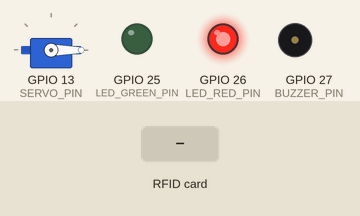
Recording of a sketch running on a simulated ESP32. Shown: servo, output pins drawn as LEDs (lit = HIGH), buzzer (waves = sounding, pin HIGH). The test bench sets the inputs (shaded band). WiFi joins after 1.5 s; servers stay silent unless stated; uploads are accepted with an empty reply; EEPROM starts erased; what the sketch prints to the serial monitor is not drawn.

Above: at 2.9 s.
3.0 s: RFID card 70 D3 41 56 held to the reader
At 3.08 s:
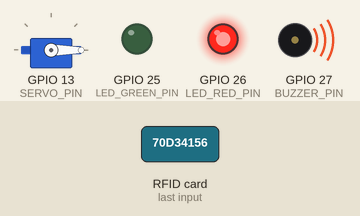
4.6 s: RFID card 5E 7A 19 C4 held to the reader
At 5.6 s:
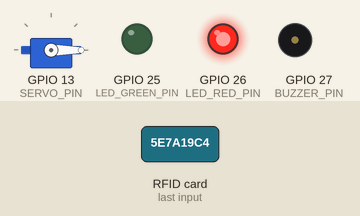
Timing chart, 0 to 7.6 s (numbered marks = the images above; inputs shaded):
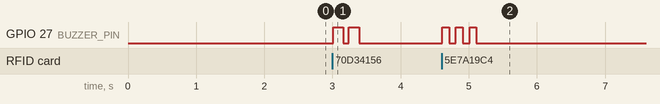

Measured:
- after the input at 3.0 s, GPIO 27 (BUZZER_PIN): alternates HIGH for 0.15 s and LOW for 0.08 s, 4 changes in all, then stays LOW, starting at once
- after the input at 4.6 s, GPIO 27 (BUZZER_PIN): alternates HIGH for 0.10 s and LOW for 0.10 s, 6 changes in all, then stays LOW, starting at once

The sketch:

code1.ino
```cpp
#include <SPI.h>
#include <MFRC522.h>
#include <ESP32Servo.h>
#include <Preferences.h>
#include <WiFi.h>
#include <HTTPClient.h>
#include <WiFiClientSecure.h>

#define SS_PIN    5      // SDA
#define RST_PIN   22     // RST

// Servo
#define SERVO_PIN 13

// IR Obstacle Sensor
#define IR_PIN    14     // OUT sensor IR (LOW = ada objek, HIGH = kosong)

// LED & Buzzer
#define LED_RED_PIN    26
#define LED_GREEN_PIN  25
#define BUZZER_PIN     27

// Sudut servo
#define GATE_OPEN_ANGLE    90
#define GATE_CLOSED_ANGLE  0

// Delay setelah mobil lewat sebelum palang menutup (ms)
#define CLOSE_DELAY_AFTER_CLEAR  1000

// Batas maksimum kartu yang disimpan
#define MAX_CARDS  100

MFRC522 mfrc522(SS_PIN, RST_PIN);
Servo gateServo;
Preferences prefs;

// ================== UID MASTER ==================
const byte MASTER_UID[4] = {0x70, 0xD3, 0x41, 0x56};
const byte UID_SIZE = 4;
// =================================================

// Jumlah kartu yang tersimpan di database lokal
int cardCount = 0;

// ---------------- WIFI & SCRIPT ----------------
const char* ssid     = "Xiaomi14T";
const char* password = "ghosttown";

const char* apiUrl = "https://script.google.com/macros/s/AKfycbzZC5pYHibFIjaCCzbvyHqaTTPvoAP87zm2nQ_eU1QzytqvrXBbBWHklYPOqCEzC-wJ/exec";

// ------------------------------------------------
// Fungsi utilitas: konversi UID (byte[]) → String hex
// contoh hasil: "70D34156"
// ------------------------------------------------
String uidToString(byte *buffer, byte bufferSize) {
  String s = "";
  for (byte i = 0; i < bufferSize; i++) {
    if (buffer[i] < 0x10) s += "0";
    s += String(buffer[i], HEX);
  }
  s.toUpperCase();
  return s;
}

// Bandingkan UID yang dibaca dengan UID master
bool isMasterCard() {
  if (mfrc522.uid.size != UID_SIZE) return false;
  for (byte i = 0; i < UID_SIZE; i++) {
    if (mfrc522.uid.uidByte[i] != MASTER_UID[i]) return false;
  }
  return true;
}

// Cek apakah uidStr sudah ada di database lokal
bool isAuthorizedCard(String uidStr) {
  for (int i = 0; i < cardCount; i++) {
    String key = "uid" + String(i);
    String stored = prefs.getString(key.c_str(), "");
    if (stored == uidStr) {
      return true;
    }
  }
  return false;
}

// STRUKTUR UNTUK LOG ASYNC (TASK)

struct LogParams {
  String uid;
  String status;
};

// FUNGSI LOG SYNC (DIPANGGIL DARI TASK)
void sendLog(String uidStr, String status) {
  if (WiFi.status() != WL_CONNECTED) {
    Serial.println("[LOG] WiFi tidak terhubung, log tidak dikirim.");
    return;
  }

  WiFiClientSecure client;
  client.setInsecure();  // supaya bisa https tanpa sertifikat

  HTTPClient http;
  String url = String(apiUrl) + "?action=log&uid=" + uidStr + "&status=" + status;

  Serial.print("[LOG] Kirim ke: ");
  Serial.println(url);

  http.setFollowRedirects(HTTPC_STRICT_FOLLOW_REDIRECTS);
  http.begin(client, url);
  int httpCode = http.GET();

  if (httpCode > 0) {
    String payload = http.getString();
    payload.trim();
    Serial.print("[LOG] HTTP ");
    Serial.print(httpCode);
    Serial.print(" Respon: ");
    Serial.println(payload);
  } else {
    Serial.print("[LOG] HTTP error: ");
    Serial.println(httpCode);
  }

  http.end();
}

// TASK UNTUK LOG ASYNC
void logTask(void *parameter) {
  LogParams *p = (LogParams*)parameter;
  if (p != nullptr) {
    sendLog(p->uid, p->status);
    delete p;  // bebaskan memori heap
  }
  vTaskDelete(NULL);
}

// WRAPPER: PANGGIL INI UNTUK LOG TANPA BLOKIR LOOP
void logAsync(String uidStr, String status) {
  LogParams *p = new LogParams();
  p->uid = uidStr;
  p->status = status;

  // Buat task di core 1, prioritas 1, stack 12288
  xTaskCreatePinnedToCore(
    logTask,
    "LogTask",
    12288,
    (void*)p,
    1,
    NULL,
    1
  );
}

// SYNC dari Google Sheet → update database lokal
void syncFromServer() {
  if (WiFi.status() != WL_CONNECTED) {
    Serial.println("[SYNC] WiFi tidak terhubung, tidak bisa sync.");
    return;
  }

  WiFiClientSecure client;
  client.setInsecure();

  HTTPClient http;
  String url = String(apiUrl) + "?action=getCards";

  Serial.print("[SYNC] Request ke: ");
  Serial.println(url);

  http.setFollowRedirects(HTTPC_STRICT_FOLLOW_REDIRECTS);
  http.begin(client, url);
  int httpCode = http.GET();

  if (httpCode <= 0) {
    Serial.print("[SYNC] HTTP error: ");
    Serial.println(httpCode);
    http.end();
    return;
  }

  String payload = http.getString();
  http.end();

  Serial.print("[SYNC] HTTP ");
  Serial.println(httpCode);
  Serial.println("[SYNC] Data diterima:");
  Serial.println(payload);

  // Parse payload: satu UID per baris
  String newUids[MAX_CARDS];
  int newCount = 0;

  int start = 0;
  while (start < payload.length() && newCount < MAX_CARDS) {
    int end = payload.indexOf('\n', start);
    if (end == -1) end = payload.length();
    String line = payload.substring(start, end);
    line.trim();
    line.toUpperCase();

    if (line.length() > 0) {
      newUids[newCount++] = line;
    }

    start = end + 1;
  }

  if (newCount == 0) {
    Serial.println("[SYNC] Tidak ada UID baru (atau sheet kosong).");
    return;
  }

  // Tulis ke Preferences
  Serial.println("[SYNC] Menulis ulang database lokal...");
  prefs.clear();
  for (int i = 0; i < newCount; i++) {
    String key = "uid" + String(i);
    prefs.putString(key.c_str(), newUids[i]);
  }
  prefs.putInt("count", newCount);
  cardCount = newCount;

  Serial.print("[SYNC] Sync selesai. Total kartu: ");
  Serial.println(cardCount);
}

// FUNGSI BUKA / TUTUP PALANG + LED
void bukaPalang() {
  Serial.println("[PALANG] Membuka palang...");
  gateServo.write(GATE_OPEN_ANGLE);

  // LED hijau ON, merah OFF
  digitalWrite(LED_GREEN_PIN, HIGH);
  digitalWrite(LED_RED_PIN, LOW);

  // bip singkat
  digitalWrite(BUZZER_PIN, HIGH);
  delay(80);
  digitalWrite(BUZZER_PIN, LOW);
}

void tutupPalang() {
  Serial.println("[PALANG] Menutup palang...");
  gateServo.write(GATE_CLOSED_ANGLE);

  // LED merah ON, hijau OFF
  digitalWrite(LED_GREEN_PIN, LOW);
  digitalWrite(LED_RED_PIN, HIGH);

  // bip singkat
  digitalWrite(BUZZER_PIN, HIGH);
  delay(80);
  digitalWrite(BUZZER_PIN, LOW);
}

// FUNGSI BUZZER
void beepSuccess() {
  digitalWrite(BUZZER_PIN, HIGH);
  delay(150);
  digitalWrite(BUZZER_PIN, LOW);
  delay(80);
  digitalWrite(BUZZER_PIN, HIGH);
  delay(150);
  digitalWrite(BUZZER_PIN, LOW);
}

void beepError() {
  for (int i = 0; i < 3; i++) {
    digitalWrite(BUZZER_PIN, HIGH);
    delay(100);
    digitalWrite(BUZZER_PIN, LOW);
    delay(100);
  }
}

void setup() {
  Serial.begin(115200);

  // Servo
  gateServo.attach(SERVO_PIN, 500, 2400);
  gateServo.write(GATE_CLOSED_ANGLE);

  // IR sensor
  pinMode(IR_PIN, INPUT);        // HIGH = kosong, LOW = ada objek

  // LED & Buzzer
  pinMode(LED_RED_PIN, OUTPUT);
  pinMode(LED_GREEN_PIN, OUTPUT);
  pinMode(BUZZER_PIN, OUTPUT);

  // Kondisi awal: palang tertutup → LED merah ON, hijau OFF, buzzer OFF
  digitalWrite(LED_RED_PIN, HIGH);
  digitalWrite(LED_GREEN_PIN, LOW);
  digitalWrite(BUZZER_PIN, LOW);

  // RFID
  SPI.begin();
  mfrc522.PCD_Init();

  // Preferences (database lokal)
  prefs.begin("rfid_db", false);
  cardCount = prefs.getInt("count", 0);
  Serial.print("Jumlah kartu terdaftar di database lokal (sebelum sync): ");
  Serial.println(cardCount);

  // WiFi
  Serial.print("Menghubungkan ke WiFi: ");
  Serial.println(ssid);
  WiFi.begin(ssid, password);

  unsigned long startAttempt = millis();
  while (WiFi.status() != WL_CONNECTED && millis() - startAttempt < 10000) {
    delay(500);
    Serial.print(".");
  }

  if (WiFi.status() == WL_CONNECTED) {
    Serial.println("\n[WIFI] Terhubung!");
    Serial.print("[WIFI] IP: ");
    Serial.println(WiFi.localIP());

    // Sync awal dari server
    syncFromServer();
  } else {
    Serial.println("\n[WIFI] Gagal terhubung, jalan pakai database lokal yang ada.");
  }

  Serial.println("Sistem palang siap.");
  Serial.println("Tap kartu MASTER untuk PAKSA SYNC dari Google Sheet.");
}

void loop() {
  // ----------- CEK ADA KARTU? ----------------
  if (!mfrc522.PICC_IsNewCardPresent()) return;
  if (!mfrc522.PICC_ReadCardSerial()) return;

  String uidStr = uidToString(mfrc522.uid.uidByte, mfrc522.uid.size);
  Serial.print("\n[RFID] Kartu terdeteksi! UID = ");
  Serial.println(uidStr);

  // --------- Kalau kartu MASTER → paksa SYNC ---------
  if (isMasterCard()) {
    Serial.println("[MASTER] Kartu master ditap → SYNC sekarang.");
    beepSuccess();

    // log master sync secara async juga
    logAsync(uidStr, "MASTER_SYNC");

    syncFromServer();

    mfrc522.PICC_HaltA();
    mfrc522.PCD_StopCrypto1();
    delay(300);
    return;
  }

  // --------- MODE NORMAL: cek kartu di database lokal ---------
  if (isAuthorizedCard(uidStr)) {
    Serial.println("[AKSES] Kartu terdaftar (LOKAL) → akses DIIZINKAN.");
    beepSuccess();
    bukaPalang();

    // Tunggu mobil lewat
    Serial.println("Menunggu mobil lewat...");
    while (digitalRead(IR_PIN) == LOW) {
      delay(10);
    }
    delay(CLOSE_DELAY_AFTER_CLEAR);

    Serial.println("Mobil sudah lewat → menutup palang...");
    tutupPalang();

    // Kirim log secara ASYNC → tidak menghambat kartu berikutnya
    logAsync(uidStr, "ALLOW_LOCAL");
  } else {
    Serial.println("[AKSES] Kartu TIDAK terdaftar (LOKAL) → akses DITOLAK.");
    beepError();
    logAsync(uidStr, "DENY_LOCAL");
  }

  mfrc522.PICC_HaltA();
  mfrc522.PCD_StopCrypto1();
  delay(200);
}
```
